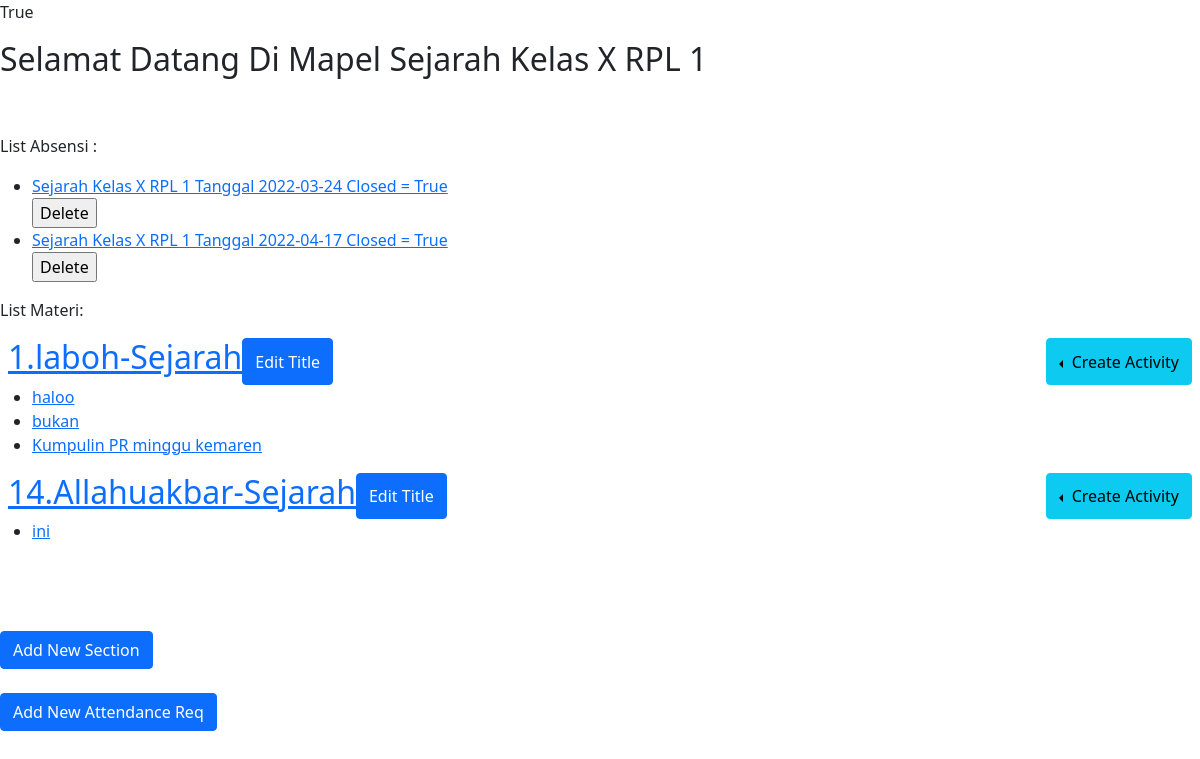
Before: /my/course-1 (signed in) with the older database file.
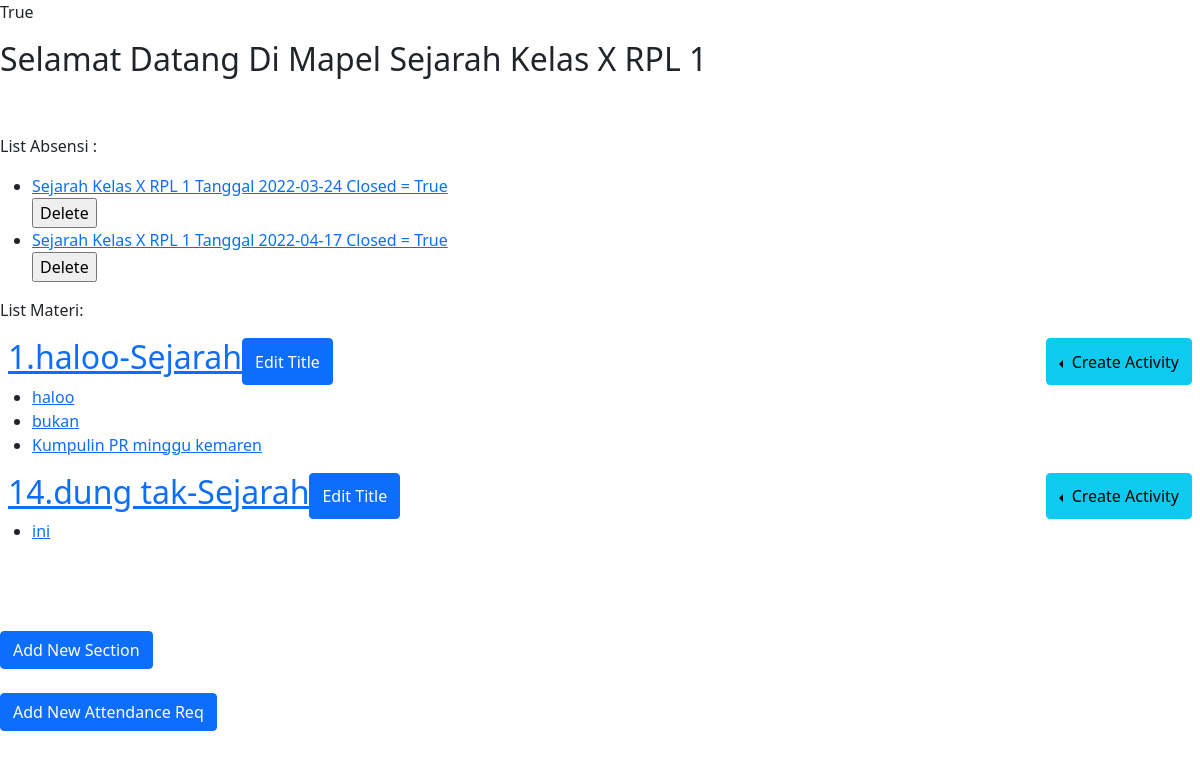
After: the same page with the newer database file.
### subcourse/models.py (models this page shows)
class SubSection(models.Model):
    course_id = models.ForeignKey(main.Course,on_delete=models.CASCADE)
    title = models.CharField(max_length=200)
    def __str__(self):
        return f"{self.pk}.{self.title}-{self.course_id.name}"

### main/models.py (models this page shows, shortened)
class Course(models.Model):
    name = models.CharField(max_length=255,null=True)
    teacher_id = models.ForeignKey(Teacher,on_delete=models.SET_NULL,null=True,blank=True)
    class_id = models.ForeignKey(Classroom,on_delete=models.SET_NULL,null=True,blank=True)
    date = models.DateField(auto_now_add=True)
    def __str__(self):
        return f'{self.name} Kelas {self.class_id.name}'

### main/views.py (the view, shortened to what this page needs)
# urls.py: path('my/course-<int:pk>',DetailCourse.as_view(),name='courses_page'),
class DetailCourse(LoginRequiredMixin,SingleObjectMixin,View):# this view for courses_page
    template_name = 'main/detail_crse.html'
    model = Course
    form1 = forms.AddAttendanceReq
    form2 = subforms.AddSection
    form3 = subforms.AddSubCourse
    form4 = subforms.FormAssignmentTcr
    def get(self,request,**kwargs):
        context = {}
        user = request.user
        object = self.get_object()
        context['course'] = object
        returnee = {'object':object,}
        utils.check_expd_absent(object)
        if user.is_authenticated:
            if user.user_type == 'Std':
                context.update(utils.Context_Std(user,**returnee))
                if object.class_id == context['classroom']:
                    return render(request,self.template_name,context)
                else:
                    raise Http404
            elif user.user_type == 'Tcr' :
                context['form1'] = self.form1
                context['form2'] = self.form2
                context['form3'] = self.form3
                context['form4'] = self.form4
                context.update(utils.Context_Tcr(user,**returnee))
                context['tcr_true'] = True
                if object.teacher_id == context['teacher']:
                    return render(request,self.template_name,context)
                else:
                    raise Http404
            else:
                raise Http404

### main/models.py (called while the page is built)
    def __str__(self):
        return f'{self.course_id} Tanggal {self.date_time.date()} Closed = {self.is_closed}'

### main/utils.py (called while the page is built)
def Context_Tcr(user,**kwargs):
    context = {}
    teacher = Teacher.objects.get(user=user)
    courses = Course.objects.filter(teacher_id=teacher)
    context = {'teacher':teacher,'courses':courses}
    if len(kwargs) > 0:
        object = kwargs['object']
        attendance_req = AttendanceReq.objects.filter(course_id=object)
        context['attendance_req_list'] = attendance_req
        section_list = models.SubSection.objects.filter(course_id=object)
        section_course = {}
        for section in section_list:
            subcourse = models.SubCourse.objects.filter(sub_id=section.pk)
            assignment = models.Assignment.objects.filter(sub_id=section.pk)
            section_course[section] = sorted(itertools.chain(subcourse,assignment),key=attrgetter('date_time'))
        context['section_course'] = section_course
    return context

### subcourse/models.py (called while the page is built)
    def __str__(self):
        return self.name

    def __str__(self):
        return f"{self.title}"

### templates/main/detail_crse.html (shortened to what this page needs)
{% extends 'base.html' %}
{% load static %}
    {% block content %}
        <p>{{tcr_true}}</p>
        <h2>Selamat Datang Di Mapel {{course}}</h2>
        <br><br>
        <p>List Absensi :</p>
        {% if tcr_true %}
            <ul>
                {% for attendancereq in attendance_req_list %}
                    <li>
                        <a href="{% url 'detail_attend' course.id attendancereq.id %}">{{attendancereq}}</a>
                        <form action="{% url 'remove-attendance' attendancereq.id %}" method="post">{% csrf_token %}<input type="submit" value="Delete"></form>
                    </li>
                {% endfor %}
            </ul>
        {% endif %}
        <p>List Materi:</p>
        <div class="section-course">
        {% for key, values in section_course.items %}
            <div class="title-course d-flex justify-content-between px-2" >
                <div class="title-key d-flex flex-row" id="title-head">
                    <h2><a id="{{key}}" href="{% url 'subcourse:section_edit' key.pk %}">{{key}}</a></h2>
                    <button type="button" class="btn btn-primary tcr-display" data-bs-toggle="modal" data-bs-target="#modal{{key.pk}}">
                        Edit Title
                    </button>
                </div>
                <div class="btn-group dropstart tcr-display">
                    <button type="button" class="btn btn-info dropdown-toggle" data-bs-toggle="dropdown" aria-expanded="false">
                        Create Activity
                    </button>
                </div>
            </div>
            <ul>
                {% for value in values %}
                    {% if value.name %}
                        <li><a href="{% url 'subcourse:sub_course' course.id value.get_slug%}">{{value}}</a></li>
                    {% else %}
                        <li><a href="{% url 'subcourse:assignment' course.id value.get_slug%}">{{value}}</a></li>
                    {% endif %}
                {% endfor %}
            </ul>
        {% endfor %}
        </div>
        <br><br><br>
        <div class="tcr-display" style="min-height: 100px;margin-bottom: 100px;">
            <button id="btn1" class="btn btn-primary">Add New Section</button>
            <br><br>
            <button id="btn2" class="btn btn-primary">Add New Attendance Req</button>
        </div>
        {% endblock content %}

Changed rows visible on the page:
changed SubSection: id+title+course_id "1.laboh-Sejarah" → "1.haloo-Sejarah"
changed SubSection: id+title+course_id "14.Allahuakbar-Sejarah" → "14.dung tak-Sejarah"
